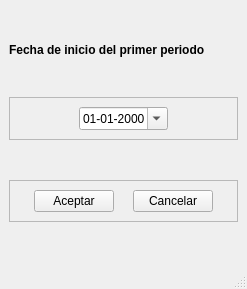
<?xml version="1.0" encoding="UTF-8"?>
<ui version="4.0">
 <class>pPeriodo</class>
 <widget class="QMainWindow" name="pPeriodo">
  <property name="windowModality">
   <enum>Qt::WindowModal</enum>
  </property>
  <property name="geometry">
   <rect>
    <x>0</x>
    <y>0</y>
    <width>247</width>
    <height>289</height>
   </rect>
  </property>
  <property name="sizePolicy">
   <sizepolicy hsizetype="Preferred" vsizetype="Maximum">
    <horstretch>0</horstretch>
    <verstretch>0</verstretch>
   </sizepolicy>
  </property>
  <property name="windowTitle">
   <string>Primer Periodo</string>
  </property>
  <widget class="QWidget" name="centralwidget">
   <layout class="QVBoxLayout" name="verticalLayout">
    <item>
     <widget class="QLabel" name="pplabel">
      <property name="sizePolicy">
       <sizepolicy hsizetype="Preferred" vsizetype="Maximum">
        <horstretch>0</horstretch>
        <verstretch>0</verstretch>
       </sizepolicy>
      </property>
      <property name="text">
       <string>&lt;html&gt;&lt;head/&gt;&lt;body&gt;&lt;p&gt;&lt;span style=&quot; font-weight:600;&quot;&gt;Fecha de inicio del primer periodo&lt;/span&gt;&lt;/p&gt;&lt;/body&gt;&lt;/html&gt;</string>
      </property>
     </widget>
    </item>
    <item>
     <widget class="QFrame" name="frame_2">
      <property name="sizePolicy">
       <sizepolicy hsizetype="Preferred" vsizetype="Maximum">
        <horstretch>0</horstretch>
        <verstretch>0</verstretch>
       </sizepolicy>
      </property>
      <property name="frameShape">
       <enum>QFrame::StyledPanel</enum>
      </property>
      <property name="frameShadow">
       <enum>QFrame::Raised</enum>
      </property>
      <layout class="QHBoxLayout" name="horizontalLayout">
       <item>
        <spacer name="horizontalSpacer_4">
         <property name="orientation">
          <enum>Qt::Horizontal</enum>
         </property>
         <property name="sizeHint" stdset="0">
          <size>
           <width>41</width>
           <height>20</height>
          </size>
         </property>
        </spacer>
       </item>
       <item>
        <widget class="QDateEdit" name="ppdateEdit">
         <property name="sizePolicy">
          <sizepolicy hsizetype="Minimum" vsizetype="Maximum">
           <horstretch>0</horstretch>
           <verstretch>0</verstretch>
          </sizepolicy>
         </property>
         <property name="toolTip">
          <string>&lt;html&gt;&lt;head/&gt;&lt;body&gt;&lt;p&gt;Introducir la fecha de inicio del primer periodo de la empresa. La empresa maneja periodos quincenales, por lo tanto para la primera quincena indique el día 1 del mes y para la segunda quincena indique el día 15 del mes.&lt;/p&gt;&lt;/body&gt;&lt;/html&gt;</string>
         </property>
         <property name="displayFormat">
          <string>dd-MM-yyyy</string>
         </property>
         <property name="calendarPopup">
          <bool>true</bool>
         </property>
        </widget>
       </item>
       <item>
        <spacer name="horizontalSpacer_5">
         <property name="orientation">
          <enum>Qt::Horizontal</enum>
         </property>
         <property name="sizeHint" stdset="0">
          <size>
           <width>40</width>
           <height>20</height>
          </size>
         </property>
        </spacer>
       </item>
      </layout>
     </widget>
    </item>
    <item>
     <widget class="QFrame" name="frame">
      <property name="sizePolicy">
       <sizepolicy hsizetype="Preferred" vsizetype="Maximum">
        <horstretch>0</horstretch>
        <verstretch>0</verstretch>
       </sizepolicy>
      </property>
      <property name="frameShape">
       <enum>QFrame::StyledPanel</enum>
      </property>
      <property name="frameShadow">
       <enum>QFrame::Raised</enum>
      </property>
      <layout class="QHBoxLayout" name="horizontalLayout_2">
       <item>
        <spacer name="horizontalSpacer">
         <property name="orientation">
          <enum>Qt::Horizontal</enum>
         </property>
         <property name="sizeHint" stdset="0">
          <size>
           <width>20</width>
           <height>20</height>
          </size>
         </property>
        </spacer>
       </item>
       <item>
        <widget class="QPushButton" name="ppaceptar">
         <property name="sizePolicy">
          <sizepolicy hsizetype="Minimum" vsizetype="Maximum">
           <horstretch>0</horstretch>
           <verstretch>0</verstretch>
          </sizepolicy>
         </property>
         <property name="text">
          <string>Aceptar</string>
         </property>
        </widget>
       </item>
       <item>
        <spacer name="horizontalSpacer_2">
         <property name="orientation">
          <enum>Qt::Horizontal</enum>
         </property>
         <property name="sizeHint" stdset="0">
          <size>
           <width>19</width>
           <height>20</height>
          </size>
         </property>
        </spacer>
       </item>
       <item>
        <widget class="QPushButton" name="ppcancelar">
         <property name="sizePolicy">
          <sizepolicy hsizetype="Minimum" vsizetype="Maximum">
           <horstretch>0</horstretch>
           <verstretch>0</verstretch>
          </sizepolicy>
         </property>
         <property name="text">
          <string>Cancelar</string>
         </property>
        </widget>
       </item>
       <item>
        <spacer name="horizontalSpacer_3">
         <property name="orientation">
          <enum>Qt::Horizontal</enum>
         </property>
         <property name="sizeHint" stdset="0">
          <size>
           <width>20</width>
           <height>20</height>
          </size>
         </property>
        </spacer>
       </item>
      </layout>
     </widget>
    </item>
   </layout>
  </widget>
  <widget class="QMenuBar" name="menubar">
   <property name="geometry">
    <rect>
     <x>0</x>
     <y>0</y>
     <width>247</width>
     <height>18</height>
    </rect>
   </property>
  </widget>
  <widget class="QStatusBar" name="statusbar"/>
 </widget>
 <resources/>
 <connections/>
</ui>
